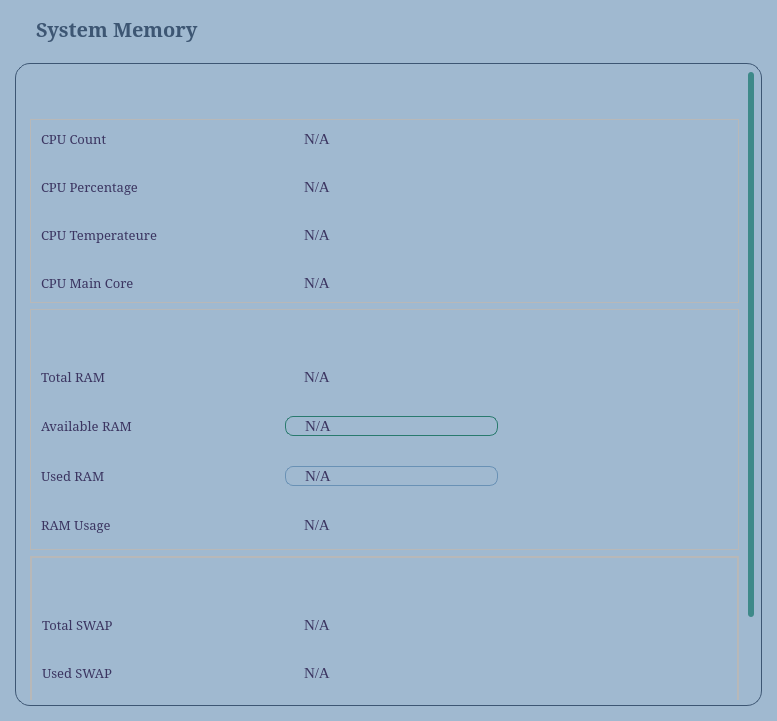
<?xml version="1.0" encoding="UTF-8"?>
<ui version="4.0">
 <class>Form</class>
 <widget class="QWidget" name="Form">
  <property name="geometry">
   <rect>
    <x>0</x>
    <y>0</y>
    <width>777</width>
    <height>721</height>
   </rect>
  </property>
  <property name="windowTitle">
   <string>Form</string>
  </property>
  <property name="styleSheet">
   <string notr="true">#Form{
	background-color: #A0B9D0;
	color: #3d5673;
}
#label{
	color: #3d5673;
	padding-left: 15px;
	padding-bottom:10px;
}
QLabel{
	color: #3B3561;
}	
#scrollArea{
	padding:5px;
	background-color: #A0B9D0;
	border-radius: 15px;
	color: #3d5673;
	border: 1px solid #3d5673;
}

#scrollAreaWidgetContents{
	background-color: #A0B9D0;
	border-radius:10px;
	
	color: #3d5673;
}
QScrollBar:vertical {
    border:none;
    background: #A0B9D0;
    width: 8px;
	border-radius:5px;
	padding-top:3px;
	padding-bottom:3px;
	padding-right:2px;
}

QScrollBar::handle:vertical {
    background: #3E8989;
    min-height: 20px;
	border-radius:3px;
	padding-right: 5px
}

QScrollBar::add-line:vertical {
    border:none;
    background: #A0B9D0;
    height: 0px;
    subcontrol-position: bottom;
    subcontrol-origin: margin;
}

QScrollBar::sub-line:vertical {
    border:none;
    background: #A0B9D0;
    height: 0px;
    subcontrol-position: top;
    subcontrol-origin: margin;
}

QScrollBar::add-page:vertical {
	background: #A0B9D0;
}

QScrollBar::sub-page:vertical {
	background: #A0B9D0;
}

/*Horizontal scrollbar*/
QScrollBar:horizontal {
    border: none;
    background: #A0B9D0;
    height: 8px;
    border-radius: 5px;
    padding-top: 2px;
    padding-left: 5px;
}

QScrollBar::handle:horizontal {
    background: #3E8989;
    min-width: 20px;
    border-radius: 3px;
    padding-left: 5px;
}

QScrollBar::add-line:horizontal {
    border: none;
    background: #A0B9D0;
    width: 0px;
    subcontrol-position: right;
    subcontrol-origin: margin;
}

QScrollBar::sub-line:horizontal {
    border: none;
    background: #A0B9D0;
    width: 0px;
    subcontrol-position: left;
    subcontrol-origin: margin;
}

QScrollBar::add-page:horizontal {
    background: #A0B9D0;
}

QScrollBar::sub-page:horizontal {
    background: #A0B9D0;
}</string>
  </property>
  <layout class="QVBoxLayout" name="verticalLayout">
   <property name="spacing">
    <number>10</number>
   </property>
   <property name="leftMargin">
    <number>15</number>
   </property>
   <property name="topMargin">
    <number>15</number>
   </property>
   <property name="rightMargin">
    <number>15</number>
   </property>
   <property name="bottomMargin">
    <number>15</number>
   </property>
   <item>
    <widget class="QLabel" name="label">
     <property name="font">
      <font>
       <family>Constantia</family>
       <pointsize>15</pointsize>
       <bold>true</bold>
      </font>
     </property>
     <property name="text">
      <string>System Memory</string>
     </property>
    </widget>
   </item>
   <item>
    <widget class="QScrollArea" name="scrollArea">
     <property name="font">
      <font>
       <family>Constantia</family>
       <pointsize>10</pointsize>
      </font>
     </property>
     <property name="widgetResizable">
      <bool>true</bool>
     </property>
     <widget class="QWidget" name="scrollAreaWidgetContents">
      <property name="geometry">
       <rect>
        <x>0</x>
        <y>-58</y>
        <width>727</width>
        <height>697</height>
       </rect>
      </property>
      <layout class="QVBoxLayout" name="verticalLayout_2">
       <property name="topMargin">
        <number>50</number>
       </property>
       <property name="bottomMargin">
        <number>50</number>
       </property>
       <item>
        <widget class="QFrame" name="frame">
         <property name="font">
          <font>
           <family>Constantia</family>
           <pointsize>10</pointsize>
          </font>
         </property>
         <property name="frameShape">
          <enum>QFrame::StyledPanel</enum>
         </property>
         <property name="frameShadow">
          <enum>QFrame::Raised</enum>
         </property>
         <layout class="QVBoxLayout" name="verticalLayout_3">
          <property name="spacing">
           <number>0</number>
          </property>
          <property name="leftMargin">
           <number>0</number>
          </property>
          <property name="topMargin">
           <number>0</number>
          </property>
          <property name="rightMargin">
           <number>0</number>
          </property>
          <property name="bottomMargin">
           <number>0</number>
          </property>
          <item>
           <widget class="QWidget" name="widget_2" native="true">
            <property name="sizePolicy">
             <sizepolicy hsizetype="Preferred" vsizetype="Expanding">
              <horstretch>0</horstretch>
              <verstretch>0</verstretch>
             </sizepolicy>
            </property>
            <property name="font">
             <font>
              <family>Constantia</family>
              <pointsize>10</pointsize>
             </font>
            </property>
            <layout class="QGridLayout" name="gridLayout">
             <property name="leftMargin">
              <number>10</number>
             </property>
             <property name="topMargin">
              <number>10</number>
             </property>
             <property name="rightMargin">
              <number>10</number>
             </property>
             <property name="bottomMargin">
              <number>10</number>
             </property>
             <property name="horizontalSpacing">
              <number>10</number>
             </property>
             <property name="verticalSpacing">
              <number>30</number>
             </property>
             <item row="3" column="2">
              <widget class="QLabel" name="txt_cpu_main_core">
               <property name="font">
                <font>
                 <family>Times New Roman</family>
                 <pointsize>11</pointsize>
                </font>
               </property>
               <property name="styleSheet">
                <string notr="true">padding-left:15px;</string>
               </property>
               <property name="text">
                <string>N/A</string>
               </property>
              </widget>
             </item>
             <item row="1" column="0">
              <widget class="QLabel" name="label_4">
               <property name="font">
                <font>
                 <family>Constantia</family>
                 <pointsize>10</pointsize>
                </font>
               </property>
               <property name="text">
                <string>CPU Percentage</string>
               </property>
              </widget>
             </item>
             <item row="2" column="2">
              <widget class="QLabel" name="txt_cpu_temp">
               <property name="font">
                <font>
                 <family>Times New Roman</family>
                 <pointsize>11</pointsize>
                </font>
               </property>
               <property name="styleSheet">
                <string notr="true">padding-left:15px;</string>
               </property>
               <property name="text">
                <string>N/A</string>
               </property>
              </widget>
             </item>
             <item row="3" column="0">
              <widget class="QLabel" name="label_8">
               <property name="font">
                <font>
                 <family>Constantia</family>
                 <pointsize>10</pointsize>
                </font>
               </property>
               <property name="text">
                <string>CPU Main Core</string>
               </property>
              </widget>
             </item>
             <item row="0" column="0">
              <widget class="QLabel" name="label_2">
               <property name="font">
                <font>
                 <family>Constantia</family>
                 <pointsize>10</pointsize>
                </font>
               </property>
               <property name="text">
                <string>CPU Count</string>
               </property>
              </widget>
             </item>
             <item row="0" column="2">
              <widget class="QLabel" name="txt_cpu_count">
               <property name="font">
                <font>
                 <family>Times New Roman</family>
                 <pointsize>11</pointsize>
                </font>
               </property>
               <property name="styleSheet">
                <string notr="true">padding-left:15px;</string>
               </property>
               <property name="text">
                <string>N/A</string>
               </property>
              </widget>
             </item>
             <item row="2" column="0">
              <widget class="QLabel" name="label_6">
               <property name="font">
                <font>
                 <family>Constantia</family>
                 <pointsize>10</pointsize>
                </font>
               </property>
               <property name="text">
                <string>CPU Temperateure</string>
               </property>
              </widget>
             </item>
             <item row="1" column="2">
              <widget class="QLabel" name="txt_cpu_per">
               <property name="font">
                <font>
                 <family>Times New Roman</family>
                 <pointsize>11</pointsize>
                </font>
               </property>
               <property name="styleSheet">
                <string notr="true">padding-left:15px;</string>
               </property>
               <property name="text">
                <string>N/A</string>
               </property>
              </widget>
             </item>
             <item row="0" column="3" rowspan="4">
              <widget class="roundProgressBar" name="cpu_percentage" native="true">
               <property name="maximumSize">
                <size>
                 <width>200</width>
                 <height>200</height>
                </size>
               </property>
              </widget>
             </item>
            </layout>
           </widget>
          </item>
         </layout>
        </widget>
       </item>
       <item>
        <widget class="QFrame" name="frame_3">
         <property name="font">
          <font>
           <family>Constantia</family>
           <pointsize>10</pointsize>
          </font>
         </property>
         <property name="frameShape">
          <enum>QFrame::StyledPanel</enum>
         </property>
         <property name="frameShadow">
          <enum>QFrame::Raised</enum>
         </property>
         <layout class="QVBoxLayout" name="verticalLayout_4">
          <property name="spacing">
           <number>0</number>
          </property>
          <property name="leftMargin">
           <number>0</number>
          </property>
          <property name="topMargin">
           <number>0</number>
          </property>
          <property name="rightMargin">
           <number>0</number>
          </property>
          <property name="bottomMargin">
           <number>0</number>
          </property>
          <item>
           <widget class="QWidget" name="widget_4" native="true">
            <property name="font">
             <font>
              <family>Constantia</family>
              <pointsize>10</pointsize>
             </font>
            </property>
            <layout class="QGridLayout" name="gridLayout_2">
             <property name="leftMargin">
              <number>10</number>
             </property>
             <property name="topMargin">
              <number>10</number>
             </property>
             <property name="rightMargin">
              <number>10</number>
             </property>
             <property name="bottomMargin">
              <number>15</number>
             </property>
             <property name="spacing">
              <number>30</number>
             </property>
             <item row="4" column="1">
              <widget class="QLabel" name="txt_ram_usage">
               <property name="font">
                <font>
                 <family>Times New Roman</family>
                 <pointsize>11</pointsize>
                </font>
               </property>
               <property name="styleSheet">
                <string notr="true">padding-left:15px;</string>
               </property>
               <property name="text">
                <string>N/A</string>
               </property>
              </widget>
             </item>
             <item row="2" column="0">
              <widget class="QLabel" name="label_7">
               <property name="font">
                <font>
                 <family>Constantia</family>
                 <pointsize>10</pointsize>
                </font>
               </property>
               <property name="text">
                <string>Available RAM</string>
               </property>
              </widget>
             </item>
             <item row="3" column="0">
              <widget class="QLabel" name="label_9">
               <property name="font">
                <font>
                 <family>Constantia</family>
                 <pointsize>10</pointsize>
                </font>
               </property>
               <property name="text">
                <string>Used RAM</string>
               </property>
              </widget>
             </item>
             <item row="1" column="1">
              <widget class="QLabel" name="txt_total_ram">
               <property name="font">
                <font>
                 <family>Times New Roman</family>
                 <pointsize>11</pointsize>
                </font>
               </property>
               <property name="styleSheet">
                <string notr="true">padding-left:15px;</string>
               </property>
               <property name="text">
                <string>N/A</string>
               </property>
              </widget>
             </item>
             <item row="3" column="1">
              <widget class="QLabel" name="txt_used_ram">
               <property name="font">
                <font>
                 <family>Times New Roman</family>
                 <pointsize>11</pointsize>
                </font>
               </property>
               <property name="styleSheet">
                <string notr="true">padding-left:15px;
border-radius: 8px;
border: 1px solid rgb(105,145,181)
</string>
               </property>
               <property name="text">
                <string>N/A</string>
               </property>
              </widget>
             </item>
             <item row="2" column="1">
              <widget class="QLabel" name="txt_available_ram">
               <property name="font">
                <font>
                 <family>Times New Roman</family>
                 <pointsize>11</pointsize>
                </font>
               </property>
               <property name="styleSheet">
                <string notr="true">padding-left:15px;
border-radius: 8px;
border: 1px solid rgb(41,122,110)</string>
               </property>
               <property name="text">
                <string>N/A</string>
               </property>
              </widget>
             </item>
             <item row="0" column="0">
              <widget class="QLabel" name="label_3">
               <property name="text">
                <string/>
               </property>
              </widget>
             </item>
             <item row="1" column="0">
              <widget class="QLabel" name="label_5">
               <property name="font">
                <font>
                 <family>Constantia</family>
                 <pointsize>10</pointsize>
                </font>
               </property>
               <property name="text">
                <string>Total RAM</string>
               </property>
              </widget>
             </item>
             <item row="4" column="0">
              <widget class="QLabel" name="label_15">
               <property name="font">
                <font>
                 <family>Constantia</family>
                 <pointsize>10</pointsize>
                </font>
               </property>
               <property name="text">
                <string>RAM Usage</string>
               </property>
              </widget>
             </item>
             <item row="1" column="2" rowspan="4">
              <widget class="spiralProgressBar" name="cpu_ram" native="true">
               <property name="maximumSize">
                <size>
                 <width>200</width>
                 <height>200</height>
                </size>
               </property>
              </widget>
             </item>
            </layout>
           </widget>
          </item>
         </layout>
        </widget>
       </item>
       <item>
        <widget class="QFrame" name="frame_5">
         <property name="font">
          <font>
           <family>Constantia</family>
           <pointsize>10</pointsize>
          </font>
         </property>
         <property name="frameShape">
          <enum>QFrame::StyledPanel</enum>
         </property>
         <property name="frameShadow">
          <enum>QFrame::Raised</enum>
         </property>
         <layout class="QVBoxLayout" name="verticalLayout_5">
          <property name="spacing">
           <number>0</number>
          </property>
          <property name="leftMargin">
           <number>0</number>
          </property>
          <property name="topMargin">
           <number>0</number>
          </property>
          <property name="rightMargin">
           <number>0</number>
          </property>
          <property name="bottomMargin">
           <number>0</number>
          </property>
          <item>
           <widget class="QFrame" name="frame_6">
            <property name="font">
             <font>
              <family>Constantia</family>
              <pointsize>10</pointsize>
             </font>
            </property>
            <property name="frameShape">
             <enum>QFrame::StyledPanel</enum>
            </property>
            <property name="frameShadow">
             <enum>QFrame::Raised</enum>
            </property>
            <layout class="QGridLayout" name="gridLayout_3">
             <property name="leftMargin">
              <number>10</number>
             </property>
             <property name="topMargin">
              <number>10</number>
             </property>
             <property name="rightMargin">
              <number>10</number>
             </property>
             <property name="bottomMargin">
              <number>10</number>
             </property>
             <property name="horizontalSpacing">
              <number>10</number>
             </property>
             <property name="verticalSpacing">
              <number>30</number>
             </property>
             <item row="2" column="1">
              <widget class="QLabel" name="txt_used_swap">
               <property name="font">
                <font>
                 <family>Times New Roman</family>
                 <pointsize>11</pointsize>
                </font>
               </property>
               <property name="styleSheet">
                <string notr="true">padding-left:15px;</string>
               </property>
               <property name="text">
                <string>N/A</string>
               </property>
              </widget>
             </item>
             <item row="3" column="0">
              <widget class="QLabel" name="label_20">
               <property name="font">
                <font>
                 <family>Constantia</family>
                 <pointsize>10</pointsize>
                </font>
               </property>
               <property name="text">
                <string>Free SWAP</string>
               </property>
              </widget>
             </item>
             <item row="3" column="1">
              <widget class="QLabel" name="txt_free_swap">
               <property name="font">
                <font>
                 <family>Times New Roman</family>
                 <pointsize>11</pointsize>
                </font>
               </property>
               <property name="styleSheet">
                <string notr="true">padding-left:15px;</string>
               </property>
               <property name="text">
                <string>N/A</string>
               </property>
              </widget>
             </item>
             <item row="1" column="0">
              <widget class="QLabel" name="label_18">
               <property name="font">
                <font>
                 <family>Constantia</family>
                 <pointsize>10</pointsize>
                </font>
               </property>
               <property name="text">
                <string>Total SWAP</string>
               </property>
              </widget>
             </item>
             <item row="2" column="0">
              <widget class="QLabel" name="label_19">
               <property name="font">
                <font>
                 <family>Constantia</family>
                 <pointsize>10</pointsize>
                </font>
               </property>
               <property name="text">
                <string>Used SWAP</string>
               </property>
              </widget>
             </item>
             <item row="0" column="0">
              <widget class="QLabel" name="label_17">
               <property name="text">
                <string/>
               </property>
              </widget>
             </item>
             <item row="1" column="1">
              <widget class="QLabel" name="txt_total_swap">
               <property name="font">
                <font>
                 <family>Times New Roman</family>
                 <pointsize>11</pointsize>
                </font>
               </property>
               <property name="styleSheet">
                <string notr="true">padding-left:15px;</string>
               </property>
               <property name="text">
                <string>N/A</string>
               </property>
              </widget>
             </item>
             <item row="1" column="2" rowspan="3">
              <widget class="QWidget" name="swap" native="true">
               <property name="maximumSize">
                <size>
                 <width>200</width>
                 <height>200</height>
                </size>
               </property>
              </widget>
             </item>
            </layout>
           </widget>
          </item>
         </layout>
        </widget>
       </item>
      </layout>
     </widget>
    </widget>
   </item>
  </layout>
 </widget>
 <customwidgets>
  <customwidget>
   <class>roundProgressBar</class>
   <extends>QWidget</extends>
   <header>PySide2extn.RoundProgressBar.h</header>
   <container>1</container>
  </customwidget>
  <customwidget>
   <class>spiralProgressBar</class>
   <extends>QWidget</extends>
   <header>PySide2extn.SpiralProgressBar.h</header>
   <container>1</container>
  </customwidget>
 </customwidgets>
 <resources>
  <include location="../../static/res.qrc"/>
 </resources>
 <connections/>
</ui>
